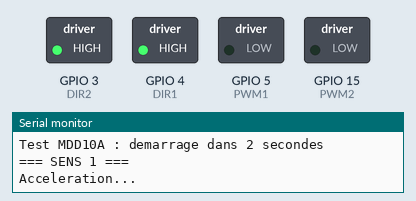
This sketch was run on a simulated ESP32. On the bench: switched loads named in the sketch (green lamp = pin HIGH), the last lines printed to the serial monitor.

Above: at 2.05 s.
At 3.95 s:
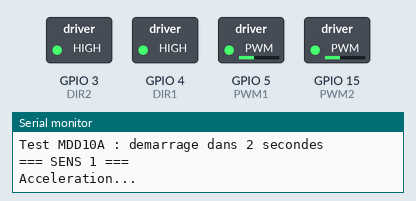
At 6.95 s:
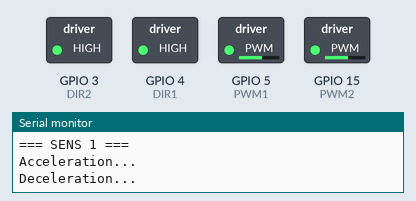
At 11.95 s:
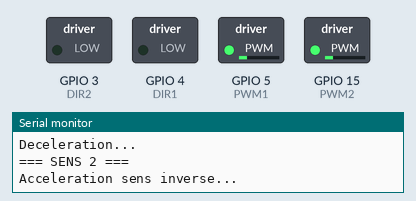
At 15.85 s:
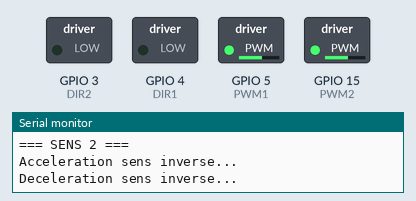
At 19.75 s:
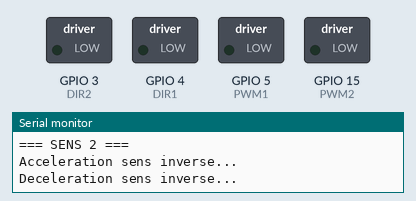
Timing chart, 0 to 25.1 s (numbered marks = the images above):
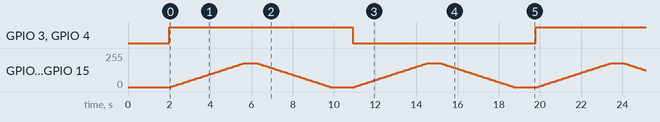

The sketch:

Test_MDD10A.ino
```cpp
/*
  Test MDD10A REV 2.0 avec ESP32
  Deux moteurs synchronisés
  Rampe d'accélération et de décélération dans les deux sens

  DIR1 = GPIO 4
  PWM1 = GPIO 5
  DIR2 = GPIO 3
  PWM2 = GPIO 15
*/

const int DIR1 = 4;
const int PWM1 = 5;
const int DIR2 = 3;
const int PWM2 = 15;

// Paramètres de la rampe
const int PWM_MIN = 0;
const int PWM_MAX = 180;  // Puissance maximale (0 à 255)
const int PWM_STEP = 5;   // Incrément à chaque étape
const int STEP_DELAY = 100; // Délai en ms entre les étapes
const int PAUSE = 1000;     // Pause à l'arrêt

void stopMotors() {
  analogWrite(PWM1, 0);
  analogWrite(PWM2, 0);
}

void setMotors(int direction, int pwm) {
  // direction HIGH ou LOW pour les deux moteurs
  digitalWrite(DIR1, direction);
  digitalWrite(DIR2, direction);

  analogWrite(PWM1, pwm);
  analogWrite(PWM2, pwm);
}

void rampUp() {
  Serial.println("Acceleration...");

  for (int pwm = PWM_MIN; pwm <= PWM_MAX; pwm += PWM_STEP) {
    setMotors(HIGH, pwm);
    delay(STEP_DELAY);
  }
}

void rampDown() {
  Serial.println("Deceleration...");

  for (int pwm = PWM_MAX; pwm >= PWM_MIN; pwm -= PWM_STEP) {
    setMotors(HIGH, pwm);
    delay(STEP_DELAY);
  }

  stopMotors();
}

void rampUpReverse() {
  Serial.println("Acceleration sens inverse...");

  for (int pwm = PWM_MIN; pwm <= PWM_MAX; pwm += PWM_STEP) {
    setMotors(LOW, pwm);
    delay(STEP_DELAY);
  }
}

void rampDownReverse() {
  Serial.println("Deceleration sens inverse...");

  for (int pwm = PWM_MAX; pwm >= PWM_MIN; pwm -= PWM_STEP) {
    setMotors(LOW, pwm);
    delay(STEP_DELAY);
  }

  stopMotors();
}

void setup() {
  Serial.begin(115200);

  pinMode(DIR1, OUTPUT);
  pinMode(PWM1, OUTPUT);
  pinMode(DIR2, OUTPUT);
  pinMode(PWM2, OUTPUT);

  stopMotors();

  Serial.println("Test MDD10A : demarrage dans 2 secondes");
  delay(2000);
}

void loop() {
  // Sens 1
  Serial.println("\n=== SENS 1 ===");
  rampUp();

  delay(500);

  rampDown();
  delay(PAUSE);

  // Sens 2
  Serial.println("\n=== SENS 2 ===");
  rampUpReverse();

  delay(500);

  rampDownReverse();
  delay(PAUSE);
}
```

Measured:
- by itself, GPIO 3 (DIR2), GPIO 4 (DIR1): alternates HIGH for 8.9 s and LOW for 8.9 s
